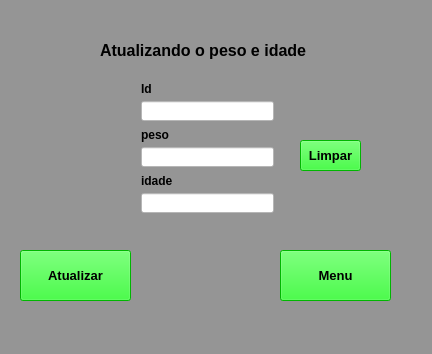
<?xml version="1.0" encoding="UTF-8"?>
<ui version="4.0">
 <class>Dialog</class>
 <widget class="QDialog" name="Dialog">
  <property name="geometry">
   <rect>
    <x>0</x>
    <y>0</y>
    <width>432</width>
    <height>354</height>
   </rect>
  </property>
  <property name="windowTitle">
   <string>Dialog</string>
  </property>
  <property name="styleSheet">
   <string notr="true">background-color: rgb(149, 149, 149);</string>
  </property>
  <widget class="QDialogButtonBox" name="buttonBox">
   <property name="geometry">
    <rect>
     <x>10</x>
     <y>440</y>
     <width>621</width>
     <height>32</height>
    </rect>
   </property>
   <property name="orientation">
    <enum>Qt::Horizontal</enum>
   </property>
   <property name="standardButtons">
    <set>QDialogButtonBox::Cancel|QDialogButtonBox::Ok</set>
   </property>
  </widget>
  <widget class="QLabel" name="label_2">
   <property name="geometry">
    <rect>
     <x>141</x>
     <y>127</y>
     <width>29</width>
     <height>16</height>
    </rect>
   </property>
   <property name="font">
    <font>
     <pointsize>9</pointsize>
     <weight>75</weight>
     <bold>true</bold>
    </font>
   </property>
   <property name="text">
    <string>peso</string>
   </property>
  </widget>
  <widget class="QLineEdit" name="lineEdit_2">
   <property name="geometry">
    <rect>
     <x>141</x>
     <y>147</y>
     <width>133</width>
     <height>20</height>
    </rect>
   </property>
   <property name="styleSheet">
    <string notr="true">background-color: rgb(255, 255, 255);</string>
   </property>
  </widget>
  <widget class="QLabel" name="label_4">
   <property name="geometry">
    <rect>
     <x>100</x>
     <y>30</y>
     <width>221</width>
     <height>41</height>
    </rect>
   </property>
   <property name="font">
    <font>
     <pointsize>12</pointsize>
     <weight>75</weight>
     <bold>true</bold>
    </font>
   </property>
   <property name="text">
    <string>Atualizando o peso e idade</string>
   </property>
  </widget>
  <widget class="QLabel" name="label">
   <property name="geometry">
    <rect>
     <x>141</x>
     <y>81</y>
     <width>34</width>
     <height>16</height>
    </rect>
   </property>
   <property name="font">
    <font>
     <pointsize>9</pointsize>
     <weight>75</weight>
     <bold>true</bold>
    </font>
   </property>
   <property name="text">
    <string>Id</string>
   </property>
  </widget>
  <widget class="QLineEdit" name="lineEdit_3">
   <property name="geometry">
    <rect>
     <x>141</x>
     <y>193</y>
     <width>133</width>
     <height>20</height>
    </rect>
   </property>
   <property name="styleSheet">
    <string notr="true">background-color: rgb(255, 255, 255);</string>
   </property>
  </widget>
  <widget class="QPushButton" name="pushButton_2">
   <property name="geometry">
    <rect>
     <x>20</x>
     <y>250</y>
     <width>111</width>
     <height>51</height>
    </rect>
   </property>
   <property name="font">
    <font>
     <pointsize>10</pointsize>
     <weight>75</weight>
     <bold>true</bold>
    </font>
   </property>
   <property name="styleSheet">
    <string notr="true">background-color: rgb(0, 255, 0);</string>
   </property>
   <property name="text">
    <string>Atualizar</string>
   </property>
  </widget>
  <widget class="QLabel" name="label_3">
   <property name="geometry">
    <rect>
     <x>141</x>
     <y>173</y>
     <width>33</width>
     <height>16</height>
    </rect>
   </property>
   <property name="font">
    <font>
     <pointsize>9</pointsize>
     <weight>75</weight>
     <bold>true</bold>
    </font>
   </property>
   <property name="text">
    <string>idade</string>
   </property>
  </widget>
  <widget class="QLineEdit" name="lineEdit">
   <property name="geometry">
    <rect>
     <x>141</x>
     <y>101</y>
     <width>133</width>
     <height>20</height>
    </rect>
   </property>
   <property name="styleSheet">
    <string notr="true">background-color: rgb(255, 255, 255);</string>
   </property>
  </widget>
  <widget class="QPushButton" name="pushButton_3">
   <property name="geometry">
    <rect>
     <x>280</x>
     <y>250</y>
     <width>111</width>
     <height>51</height>
    </rect>
   </property>
   <property name="font">
    <font>
     <pointsize>10</pointsize>
     <weight>75</weight>
     <bold>true</bold>
    </font>
   </property>
   <property name="styleSheet">
    <string notr="true">background-color: rgb(0, 255, 0);</string>
   </property>
   <property name="text">
    <string>Menu</string>
   </property>
  </widget>
  <widget class="QPushButton" name="pushButton_5">
   <property name="geometry">
    <rect>
     <x>300</x>
     <y>140</y>
     <width>61</width>
     <height>31</height>
    </rect>
   </property>
   <property name="font">
    <font>
     <pointsize>10</pointsize>
     <weight>75</weight>
     <bold>true</bold>
    </font>
   </property>
   <property name="styleSheet">
    <string notr="true">background-color: rgb(0, 255, 0);</string>
   </property>
   <property name="text">
    <string>Limpar</string>
   </property>
  </widget>
 </widget>
 <resources/>
 <connections>
  <connection>
   <sender>pushButton_5</sender>
   <signal>clicked()</signal>
   <receiver>lineEdit</receiver>
   <slot>clear()</slot>
   <hints>
    <hint type="sourcelabel">
     <x>328</x>
     <y>135</y>
    </hint>
    <hint type="destinationlabel">
     <x>257</x>
     <y>113</y>
    </hint>
   </hints>
  </connection>
  <connection>
   <sender>pushButton_5</sender>
   <signal>clicked()</signal>
   <receiver>lineEdit_2</receiver>
   <slot>clear()</slot>
   <hints>
    <hint type="sourcelabel">
     <x>346</x>
     <y>130</y>
    </hint>
    <hint type="destinationlabel">
     <x>226</x>
     <y>155</y>
    </hint>
   </hints>
  </connection>
  <connection>
   <sender>pushButton_5</sender>
   <signal>clicked()</signal>
   <receiver>lineEdit_3</receiver>
   <slot>clear()</slot>
   <hints>
    <hint type="sourcelabel">
     <x>336</x>
     <y>130</y>
    </hint>
    <hint type="destinationlabel">
     <x>249</x>
     <y>207</y>
    </hint>
   </hints>
  </connection>
 </connections>
</ui>
